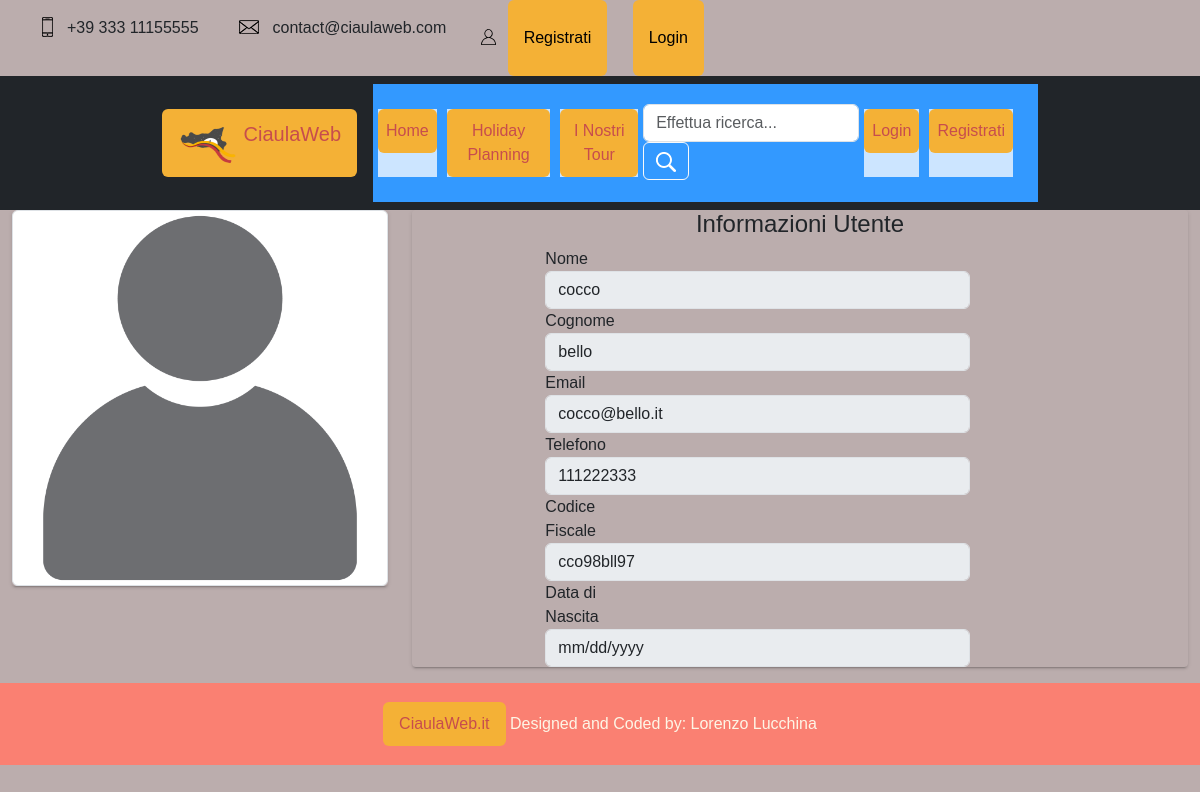
/profiles/2/detail/, run on an earlier commit of the app's database.
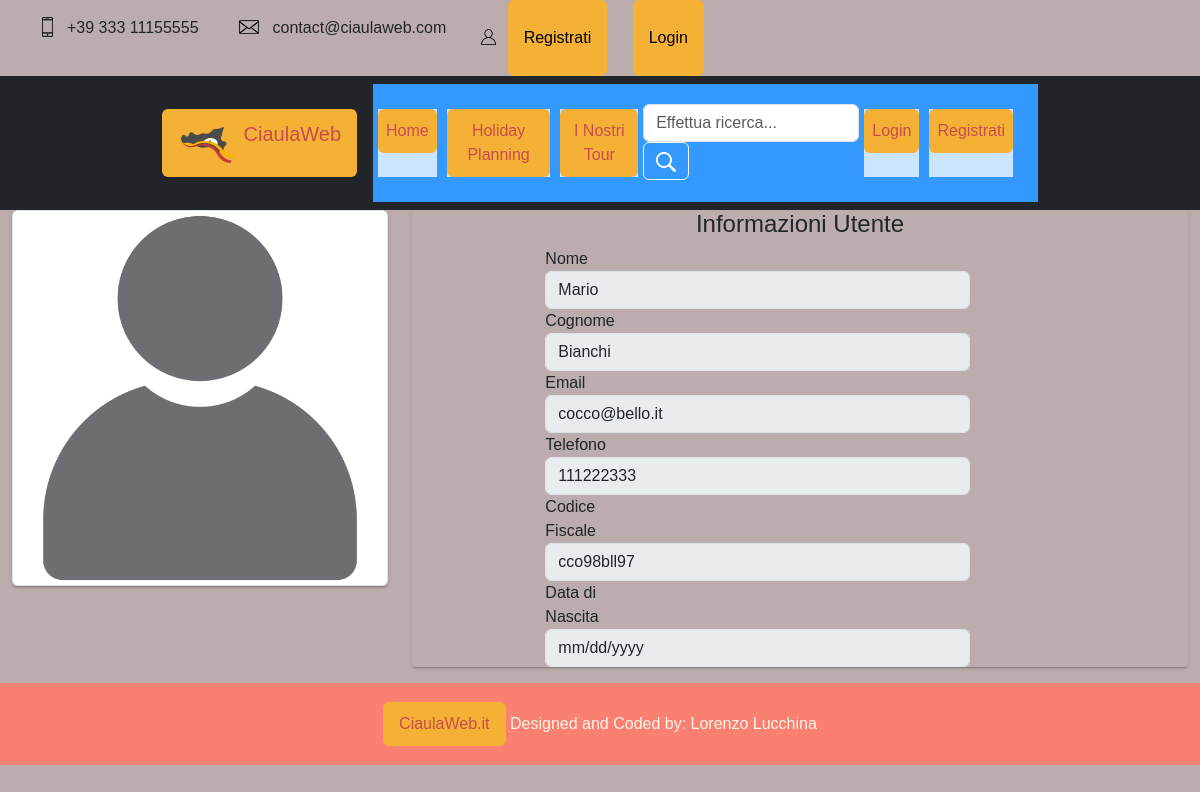
And on a later commit of the database.
### profiles/models.py (models this page shows, shortened)
class UserProfileModel(AbstractBaseUser):
    nrSocio = models.IntegerField(primary_key=True)  # chiave, deve autogenerarsi
    first_name = models.CharField(max_length=32)
    last_name = models.CharField(max_length=32)
    email = models.CharField(max_length=32, unique=True)
    codiceFiscale = models.CharField(max_length=18)
    telefono = models.CharField(max_length=32)
    dataDiNascita = models.DateField(null=True)
    profile_image = models.ImageField(blank=True, null=True, default="defaultuser.png", upload_to="profiles/photos")
    is_active = models.BooleanField(default=True)
    is_admin = models.BooleanField(default=False)
    objects = UserManager()
    USERNAME_FIELD = 'email'
    REQUIRED_FIELDS = []
    class Meta:
        verbose_name = 'User'
        verbose_name_plural = 'Users'

### profiles/views.py (the view)
# urls.py: path("<int:pk>/detail/", UserDetailView.as_view(), name='user-detail'),
class UserDetailView(DetailView, IsSameUserMixin):
    model = UserProfileModel
    template_name = 'profiles/user_detail.html'

### profiles/templates/profiles/user_detail.html (shortened to what the changed rows need)
{% extends 'base.html' %}
{% block head %}
{% load static %}
    <link rel="stylesheet" type="text/css" href="{% static '/css/style.css' %}">
{% load crispy_forms_tags %}
{% endblock %}
{% block content %}
    <div class="container-fluid">
        <div class="row">
            <div class="col-md-4">
                <div class="panel panel-default">
                    <div class="panel-body text-center">
                        {% if object.profile_image %}
                            <div class="pv-lg"><img class="center-block img-responsive img-circle img-thumbnail"
                                                    src="{{ object.profile_image.url }}" alt="Imm Profilo"></div>
                        {% endif %}
                    </div>
                </div>
            </div>
            <div class="col-md-8">
                <div class="panel panel-default">
                    <div class="panel-body">
                        <div class="row pv-lg">
                            <div class="col-lg-8">
                                <div class="form-horizontal">
                                    <div class="form-group">
                                        <div class="col-sm-10">
                                            <input class="form-control" id="inputUser1" type="text" placeholder=""
                                                   value="{{ object.first_name }}" disabled>
                                        </div>
                                    </div>
                                    <div class="form-group">
                                        <div class="col-sm-10">
                                            <input class="form-control" id="inputUser2" type="text" placeholder=""
                                                   value="{{ object.last_name }}" disabled>
                                        </div>
                                    </div>
                                    <div class="form-group">
                                        <div class="col-sm-10">
                                            <input class="form-control" id="inputUser3" type="email" placeholder=""
                                                   value="{{ object.email }}" disabled>
                                        </div>
                                    </div>
                                    <div class="form-group">
                                        <div class="col-sm-10">
                                            <input class="form-control" id="inputUser4" type="text" placeholder=""
                                                   value="{{ object.telefono }}" disabled>
                                        </div>
                                    </div>
                                    <div class="form-group">
                                        <div class="col-sm-10">
                                            <input class="form-control" id="inputUser5" type="text" placeholder=""
                                                   value="{{ object.codiceFiscale }}" disabled>
                                        </div>
                                    </div>
                                    <div class="form-group">
                                        <div class="col-sm-10">
                                            <input class="form-control" id="inputUser6" type="date" placeholder=""
                                                   value="{{ object.dataDiNascita }}" disabled>
                                        </div>
                                    </div>
                                </div>
                            </div>
                        </div>
                    </div>
                </div>
            </div>
        </div>
    </div>
{% endblock %}

What changed in the data, as far as the page shows it:
changed UserProfileModel "cocco@bello.it": first_name "cocco" → "Mario"; last_name "bello" → "Bianchi"
